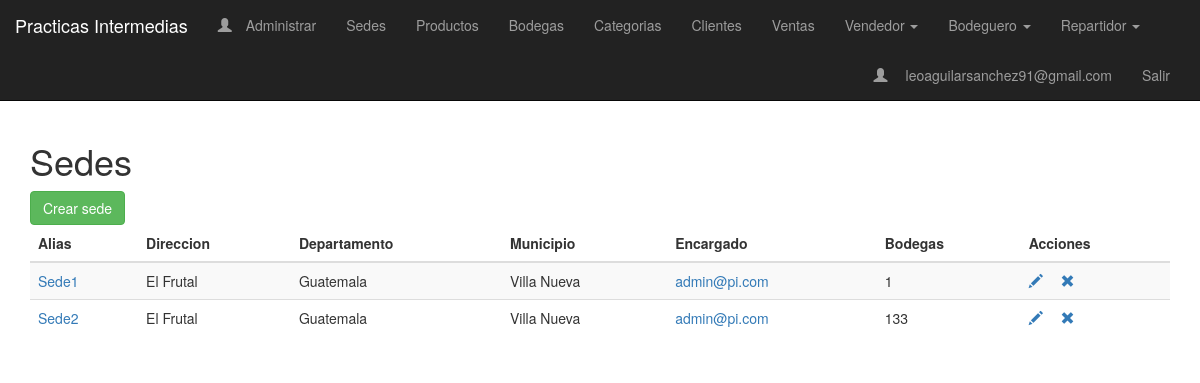
The app's page /sedes (signed in) with its own data.
### sedes/models.py (models this page shows, shortened)
class Usuario(AbstractBaseUser, PermissionsMixin):
    dpi = models.BigIntegerField(
        unique=True,
        validators=[
            MaxValueValidator(9999999999999),
            MinValueValidator(100000000000)
        ]
    )
    nombre = models.CharField(max_length=300)
    fecha_nacimiento = models.DateField('Fecha Nacimiento')
    email = models.EmailField(_('Correo Electronico'), primary_key=True)
    is_admin = models.BooleanField(default=False)
    is_staff = models.BooleanField(default=False)
    is_active = models.BooleanField(default=True)
    date_joined = models.DateTimeField(default=timezone.now)
    USERNAME_FIELD = 'email'
    REQUIRED_FIELDS = ['dpi', 'fecha_nacimiento']
    objects = CustomUserManager()
    class Meta:
        permissions = (("registrar_cliente", "Para registrar clientes de una sede"),
                   ("registrar_venta", "Para registrar ventas de productos"),
                   ("visualizar_reporte", "Para visualizar reportes de ventas"),
                   ("actualizar_inventario", "Para modificar la cantidad de productos del inventario"),
                   ("solicitar_transferencia", "Para solicitar una transferencia de productos"),
                   ("ordenes_transferencia_externa", "Para revisar ordenes de transferencias entre sedes"),
                   ("ordenes_transferencia_interna", "Para revisar ordenes de transferencias entre bodegas"),
                   ("ordenes_venta", "Para modificar el estado de entregado de una orden de venta"),
                   ("ordenes_transferencia", "Para modificar el estado de entregado de una orden de transferencia"))

class Sede(models.Model):
    alias = models.CharField(max_length=200, unique= True)
    direccion = models.CharField(max_length=500)
    departamento = models.CharField(max_length=50)
    municipio = models.CharField(max_length=50)
    encargado = models.ForeignKey(settings.AUTH_USER_MODEL, on_delete=models.CASCADE)
    numero_bodegas = models.IntegerField(default=0)

### sedes/views.py (the view)
# urls.py: path('sedes', views.SedeList.as_view(), name='lista_sedes'),
class SedeList(LoginRequiredMixin, ListView):
    model = Sede

### sedes/templatetags/group_checker.py (called while the page is built)
@register.filter(name='has_group')
def has_group(user, group_name):
    group = Group.objects.get(name=group_name)
    return True if group in user.groups.all() else False

### sedes/templates/sedes/sede_list.html
{% extends '../base.html' %}
{% block body_block %}
<h1>Sedes</h1>
<a class="btn btn-success" href="{% url "crear_sede" %}">Crear sede</a>
<table class="table table-striped">
    <thead class="thead-dark">
        <tr>
            <th>Alias</th>
            <th>Direccion</th>
            <th>Departamento</th>
            <th>Municipio</th>
            <th>Encargado</th>
            <th>Bodegas</th>
            <th colspan="3">Acciones</th>
        </tr>
    </thead>
    <tbody class="table-hover">
        {% for sede in object_list %}
        <tr>
            <td><a href="{% url "detalle_sede"  sede.id  %}">{{ sede.alias }}</a></td>
            <td>{{ sede.direccion }}</td>
            <td>{{ sede.departamento }}</td>
            <td>{{ sede.municipio }}</td>
            <td><a href='{% url "ver_usuario" sede.encargado.dpi %}'>{{ sede.encargado.email }}</a></td>
            <td>{{ sede.numero_bodegas }}</td>
            <td>
                <a href="{% url "modificar_sede"  sede.id  %}"> <span class="glyphicon glyphicon-pencil">&nbsp;</span></a>
                <a href="{% url "eliminar_sede"  sede.id  %}"> <span class="glyphicon glyphicon-remove">&nbsp;</span></a>
            </td>
        </tr>
        {% endfor %}
    </tbody>
</table>
{% endblock %}

### sedes/templates/base.html (shortened to what this page needs)
{% load group_checker %}
<!DOCTYPE html>
<html>
<head>
    <link rel="stylesheet" href="https://maxcdn.bootstrapcdn.com/bootstrap/3.3.7/css/bootstrap.min.css"
>
</head>
<body>
    <nav class="navbar navbar-inverse navbar-static-top">
        <div class="navbar-header">
            <a class="navbar-brand" href="#">Practicas Intermedias</a>
        </div>
        <div class="container">
            <ul class="nav navbar-nav">
                {% if user.is_authenticated %}
                {% if user.is_staff %}
                <li><a class="navbar-link" href="{% url 'admin:index' %}"><span
                            class="glyphicon glyphicon-user">&nbsp;</span>Administrar</a></li>
                {% endif %}
                <li ><a class='navbar-link' href="{% url 'lista_sedes' %}">Sedes</a></li>
                <li ><a class='navbar-link' href="{% url 'lista_productos' %}">Productos</a></li>
                <li ><a class='navbar-link' href="{% url 'lista_bodegas' %}">Bodegas</a></li>
                <li ><a class='navbar-link' href="{% url 'lista_categorias' %}">Categorias</a></li>
                <li ><a class='navbar-link' href="{% url 'lista_clientes' %}">Clientes</a></li>
                <li ><a class='navbar-link' href="{% url 'lista_ventas' %}">Ventas</a></li>
                {% if request.user|has_group:"Vendedor" %}
                <li class="dropdown">
                    <a href="#" class="dropdown-toggle" data-toggle="dropdown" role="button" aria-haspopup="true"
                        aria-expanded="false">Vendedor <span class="caret"></span></a>
                </li>
                {% endif %}
                {% if request.user|has_group:"Bodeguero" %}
                <li class="dropdown">
                    <a href="#" class="dropdown-toggle" data-toggle="dropdown" role="button" aria-haspopup="true"
                        aria-expanded="false">Bodeguero <span class="caret"></span></a>
                </li>
                {% endif %}
                {% if request.user|has_group:"Repartidor" %}
                <li class="dropdown">
                    <a href="#" class="dropdown-toggle" data-toggle="dropdown" role="button" aria-haspopup="true"
                        aria-expanded="false">Repartidor <span class="caret"></span></a>
                </li>
                {% endif %}
                {% endif %}
            </ul>
            <ul class="nav navbar-nav navbar-right">
                {% if user.is_authenticated %}
                <li><a class="navbar-link" href="/"><span class="glyphicon glyphicon-user">&nbsp;</span>
                        {{ user.email }}</a></li>
                <li ><a class='navbar-link' href="{% url 'logout' %}">Salir</a></li>
                {% else %}
                <li><a class='navbar-link' href="{% url 'crear_usuario' %}">Registrarse</a></li>
                <li><a class='navbar-link' href="{% url 'login' %}">Iniciar Sesión</a></li>
                {% endif %}
            </ul>
        </div>
    </nav>
    <div class="container">
        {% block body_block %}
        {% endblock %}
    </div>
</body>
</html>

### records on screen
Usuario: email "leoaguilarsanchez91@gmail.com"
Sede: alias "Sede1", direccion "El Frutal", departamento "Guatemala", municipio "Villa Nueva", encargado.email "admin@pi.com", numero_bodegas "1"
Sede: alias "Sede2", direccion "El Frutal", departamento "Guatemala", municipio "Villa Nueva", encargado.email "admin@pi.com", numero_bodegas "133"
